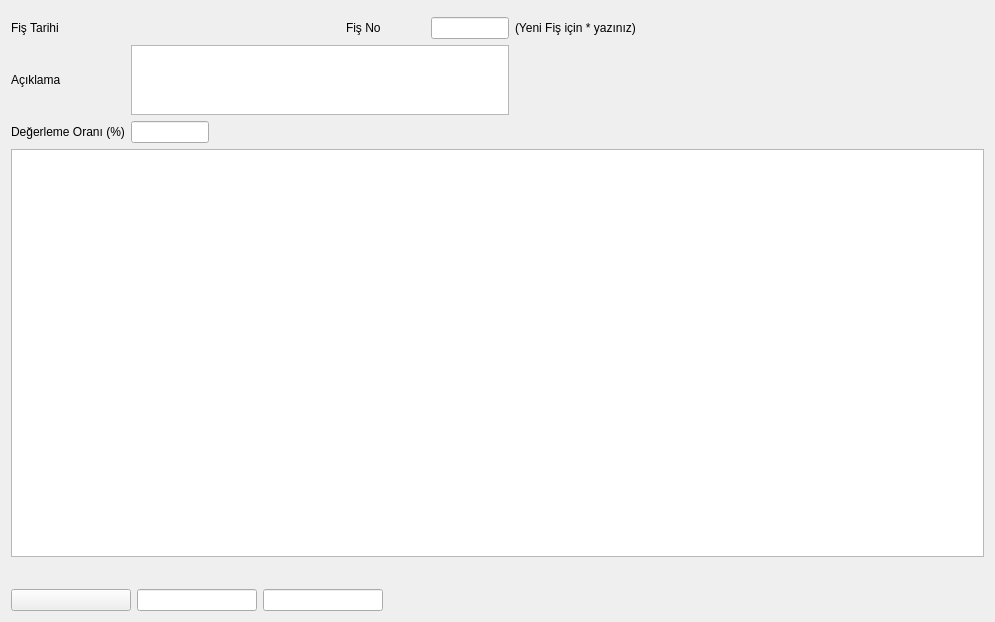
<?xml version="1.0" encoding="UTF-8"?>
<ui version="4.0">
 <class>DMR_YENIDEN_DEGERLEME_FISI</class>
 <widget class="QDialog" name="DMR_YENIDEN_DEGERLEME_FISI">
  <property name="geometry">
   <rect>
    <x>0</x>
    <y>0</y>
    <width>995</width>
    <height>622</height>
   </rect>
  </property>
  <property name="sizePolicy">
   <sizepolicy hsizetype="Expanding" vsizetype="Expanding">
    <horstretch>0</horstretch>
    <verstretch>0</verstretch>
   </sizepolicy>
  </property>
  <property name="minimumSize">
   <size>
    <width>650</width>
    <height>500</height>
   </size>
  </property>
  <property name="windowTitle">
   <string>Yeniden Değerleme Fişi</string>
  </property>
  <layout class="QGridLayout" name="gridLayout_3" rowstretch="1,1,70,1,1">
   <property name="sizeConstraint">
    <enum>QLayout::SetNoConstraint</enum>
   </property>
   <item row="0" column="1">
    <widget class="QWidget" name="navigation_button_widget" native="true">
     <property name="sizePolicy">
      <sizepolicy hsizetype="Expanding" vsizetype="Fixed">
       <horstretch>0</horstretch>
       <verstretch>0</verstretch>
      </sizepolicy>
     </property>
    </widget>
   </item>
   <item row="1" column="0" colspan="2">
    <layout class="QGridLayout" name="gridLayout" columnstretch="1,5,8,5,5,10,20">
     <item row="1" column="0">
      <widget class="QLabel" name="label_5">
       <property name="sizePolicy">
        <sizepolicy hsizetype="Fixed" vsizetype="Fixed">
         <horstretch>0</horstretch>
         <verstretch>0</verstretch>
        </sizepolicy>
       </property>
       <property name="text">
        <string>Açıklama</string>
       </property>
      </widget>
     </item>
     <item row="2" column="0">
      <widget class="QLabel" name="label_3">
       <property name="sizePolicy">
        <sizepolicy hsizetype="Fixed" vsizetype="Fixed">
         <horstretch>0</horstretch>
         <verstretch>0</verstretch>
        </sizepolicy>
       </property>
       <property name="text">
        <string>Değerleme Oranı (%)</string>
       </property>
      </widget>
     </item>
     <item row="2" column="1">
      <widget class="QCommaEdit" name="commaEdit_degerleme_orani">
       <property name="whatsThis">
        <string>Sayilari formatina(Or:1,000,234.50) donusturur. </string>
       </property>
       <property name="QCommaEdit" stdset="0">
        <rect>
         <x>0</x>
         <y>0</y>
         <width>100</width>
         <height>100</height>
        </rect>
       </property>
      </widget>
     </item>
     <item row="0" column="0">
      <widget class="QLabel" name="label_6">
       <property name="sizePolicy">
        <sizepolicy hsizetype="Fixed" vsizetype="Fixed">
         <horstretch>0</horstretch>
         <verstretch>0</verstretch>
        </sizepolicy>
       </property>
       <property name="text">
        <string>Fiş Tarihi </string>
       </property>
      </widget>
     </item>
     <item row="1" column="1" colspan="4">
      <widget class="QLimitedTextEdit" name="limitedTextEdit_aciklama"/>
     </item>
     <item row="0" column="3">
      <widget class="QLabel" name="label">
       <property name="sizePolicy">
        <sizepolicy hsizetype="Fixed" vsizetype="Fixed">
         <horstretch>0</horstretch>
         <verstretch>0</verstretch>
        </sizepolicy>
       </property>
       <property name="text">
        <string>Fiş No</string>
       </property>
       <property name="buddy">
        <cstring>lineedit_fis_no</cstring>
       </property>
      </widget>
     </item>
     <item row="2" column="4">
      <spacer name="horizontalSpacer">
       <property name="orientation">
        <enum>Qt::Horizontal</enum>
       </property>
       <property name="sizeHint" stdset="0">
        <size>
         <width>40</width>
         <height>20</height>
        </size>
       </property>
      </spacer>
     </item>
     <item row="0" column="4">
      <widget class="QLineEdit" name="lineedit_fis_no">
       <property name="enabled">
        <bool>true</bool>
       </property>
       <property name="sizePolicy">
        <sizepolicy hsizetype="Expanding" vsizetype="Fixed">
         <horstretch>0</horstretch>
         <verstretch>0</verstretch>
        </sizepolicy>
       </property>
       <property name="text">
        <string/>
       </property>
       <property name="readOnly">
        <bool>false</bool>
       </property>
      </widget>
     </item>
     <item row="0" column="5">
      <widget class="QLabel" name="label_2">
       <property name="text">
        <string>(Yeni Fiş için * yazınız)</string>
       </property>
      </widget>
     </item>
     <item row="0" column="1" colspan="2">
      <widget class="QAdakDate" name="adakDate_fis_tarihi">
       <property name="whatsThis">
        <string>Tarih WidgetÄ± </string>
       </property>
       <property name="QAdakDate" stdset="0">
        <rect>
         <x>0</x>
         <y>0</y>
         <width>100</width>
         <height>100</height>
        </rect>
       </property>
      </widget>
     </item>
     <item row="2" column="3">
      <spacer name="horizontalSpacer_2">
       <property name="orientation">
        <enum>Qt::Horizontal</enum>
       </property>
       <property name="sizeHint" stdset="0">
        <size>
         <width>40</width>
         <height>20</height>
        </size>
       </property>
      </spacer>
     </item>
     <item row="1" column="6">
      <spacer name="horizontalSpacer_6">
       <property name="orientation">
        <enum>Qt::Horizontal</enum>
       </property>
       <property name="sizeHint" stdset="0">
        <size>
         <width>40</width>
         <height>20</height>
        </size>
       </property>
      </spacer>
     </item>
     <item row="2" column="2">
      <spacer name="horizontalSpacer_8">
       <property name="orientation">
        <enum>Qt::Horizontal</enum>
       </property>
       <property name="sizeHint" stdset="0">
        <size>
         <width>40</width>
         <height>20</height>
        </size>
       </property>
      </spacer>
     </item>
    </layout>
   </item>
   <item row="2" column="0" colspan="2">
    <widget class="QTableWidget" name="tablewidget_fis_satirlari"/>
   </item>
   <item row="3" column="0">
    <widget class="QLabel" name="label_9">
     <property name="text">
      <string/>
     </property>
    </widget>
   </item>
   <item row="4" column="0" colspan="2">
    <layout class="QGridLayout" name="gridLayout_2" columnstretch="2,2,2,10">
     <item row="0" column="0">
      <widget class="QPushButton" name="button_yazdir">
       <property name="sizePolicy">
        <sizepolicy hsizetype="Expanding" vsizetype="Fixed">
         <horstretch>0</horstretch>
         <verstretch>0</verstretch>
        </sizepolicy>
       </property>
       <property name="text">
        <string/>
       </property>
       <property name="icon">
        <iconset resource="../e9_icons.qrc">
         <normaloff>:/e9_icons/E9_ICONS/yazdir_ikonu.png</normaloff>:/e9_icons/E9_ICONS/yazdir_ikonu.png</iconset>
       </property>
       <property name="iconSize">
        <size>
         <width>32</width>
         <height>32</height>
        </size>
       </property>
       <property name="autoDefault">
        <bool>false</bool>
       </property>
      </widget>
     </item>
     <item row="0" column="1">
      <widget class="QCommaEdit" name="commaedit_top_yeni_demirbas_degeri">
       <property name="sizePolicy">
        <sizepolicy hsizetype="Expanding" vsizetype="Fixed">
         <horstretch>0</horstretch>
         <verstretch>0</verstretch>
        </sizepolicy>
       </property>
       <property name="focusPolicy">
        <enum>Qt::NoFocus</enum>
       </property>
       <property name="whatsThis">
        <string>Sayilari formatina(Or:1,000,234.50) donusturur. </string>
       </property>
       <property name="readOnly">
        <bool>true</bool>
       </property>
       <property name="QCommaEdit" stdset="0">
        <rect>
         <x>0</x>
         <y>0</y>
         <width>100</width>
         <height>100</height>
        </rect>
       </property>
      </widget>
     </item>
     <item row="0" column="2">
      <widget class="QCommaEdit" name="commaEdit_top_yeni_bir_amor_degeri">
       <property name="sizePolicy">
        <sizepolicy hsizetype="Expanding" vsizetype="Fixed">
         <horstretch>0</horstretch>
         <verstretch>0</verstretch>
        </sizepolicy>
       </property>
       <property name="focusPolicy">
        <enum>Qt::NoFocus</enum>
       </property>
       <property name="whatsThis">
        <string>Sayilari formatina(Or:1,000,234.50) donusturur. </string>
       </property>
       <property name="readOnly">
        <bool>true</bool>
       </property>
       <property name="QCommaEdit" stdset="0">
        <rect>
         <x>0</x>
         <y>0</y>
         <width>100</width>
         <height>100</height>
        </rect>
       </property>
      </widget>
     </item>
     <item row="0" column="3">
      <spacer name="horizontalSpacer_3">
       <property name="orientation">
        <enum>Qt::Horizontal</enum>
       </property>
       <property name="sizeHint" stdset="0">
        <size>
         <width>40</width>
         <height>20</height>
        </size>
       </property>
      </spacer>
     </item>
    </layout>
   </item>
   <item row="3" column="1">
    <spacer name="horizontalSpacer_4">
     <property name="orientation">
      <enum>Qt::Horizontal</enum>
     </property>
     <property name="sizeHint" stdset="0">
      <size>
       <width>40</width>
       <height>20</height>
      </size>
     </property>
    </spacer>
   </item>
  </layout>
  <action name="action_satir_ekle">
   <property name="text">
    <string>Satır Ekle</string>
   </property>
  </action>
  <action name="action_satir_sil">
   <property name="text">
    <string>Satır Sil</string>
   </property>
  </action>
  <action name="action_satiri_tamamla">
   <property name="text">
    <string>Satiri Tamamla</string>
   </property>
   <property name="toolTip">
    <string>Satırdaki eksik bilgileri tamamlar.</string>
   </property>
   <property name="shortcut">
    <string>Ctrl+T</string>
   </property>
  </action>
 </widget>
 <customwidgets>
  <customwidget>
   <class>QAdakDate</class>
   <extends>QWidget</extends>
   <header>QAdakDate.h</header>
  </customwidget>
  <customwidget>
   <class>QCommaEdit</class>
   <extends>QLineEdit</extends>
   <header>QCommaEdit.h</header>
  </customwidget>
  <customwidget>
   <class>QLimitedTextEdit</class>
   <extends>QTextEdit</extends>
   <header>QLimitedTextEdit.h</header>
  </customwidget>
 </customwidgets>
 <tabstops>
  <tabstop>adakDate_fis_tarihi</tabstop>
  <tabstop>lineedit_fis_no</tabstop>
  <tabstop>limitedTextEdit_aciklama</tabstop>
  <tabstop>commaEdit_degerleme_orani</tabstop>
  <tabstop>tablewidget_fis_satirlari</tabstop>
  <tabstop>button_yazdir</tabstop>
 </tabstops>
 <resources>
  <include location="../e9_icons.qrc"/>
 </resources>
 <connections/>
</ui>
